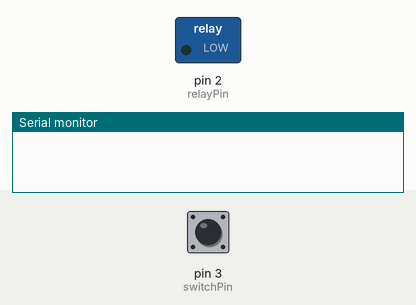
This sketch was run on a simulated Arduino Uno, built with avr-gcc and run on an emulated ATmega328P. On the bench: switched loads named in the sketch (green lamp = pin HIGH), the last lines printed to the serial monitor. The inputs (shaded band) are chosen by the test bench; at power-on: pin 3 (switchPin) HIGH.

Above: at 1.2 s.
1.3 s: pin 3 (switchPin) pulled LOW for 0.15 s
At 2.5 s:
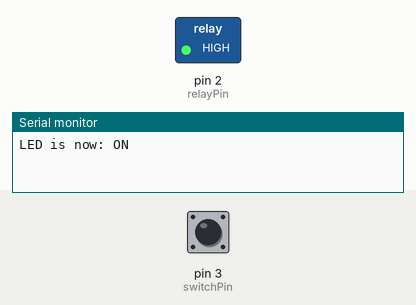
2.9 s: pin 3 (switchPin) pulled LOW for 1 s
At 3.7 s:
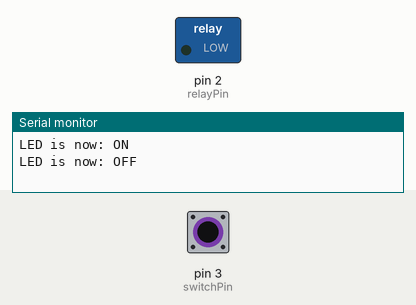
5.4 s: pin 3 (switchPin) pulled LOW for 3.2 s
At 6.8 s:
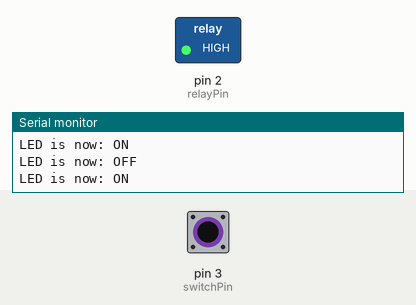
Timing chart, 0 to 8.4 s (numbered marks = the images above; inputs shaded):
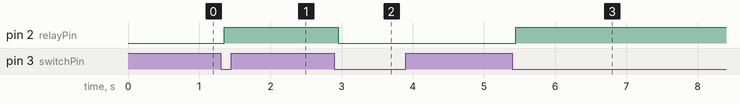

The sketch:

relay_on_off.ino
```cpp
// Define the GPIO pin connected to the relay module
const int relayPin = 2; // Change this to the actual GPIO pin you're using

// Define the GPIO pin connected to the switch
const int switchPin = 3; // Change this to the actual GPIO pin you're using

// Variable to store the state of the LED (controlled by the relay)
int ledState = LOW; // Initially off

// Variable to store the current reading of the switch
int currentSwitchState;

void setup() {
  // Initialize the relay pin as an output
  pinMode(relayPin, OUTPUT);

  // Initialize the switch pin as an input with internal pull-up resistor
  pinMode(switchPin, INPUT_PULLUP);  // Important: Use INPUT_PULLUP

  // Start serial communication for debugging (optional)
  Serial.begin(9600);
}

void loop() {
  // Read the current state of the switch
  currentSwitchState = digitalRead(switchPin);

  // Check if the switch is pressed (LOW because of INPUT_PULLUP)
  if (currentSwitchState == LOW) {
    // Debounce: Wait a short time to avoid multiple toggles from a single press
    delay(50); // Adjust delay as needed

    // Re-read the switch state after the delay (debouncing)
    currentSwitchState = digitalRead(switchPin);

    // Only toggle if the switch is still pressed after the debounce
    if (currentSwitchState == LOW) {
      // Toggle the LED state
      ledState = !ledState;

      // Control the relay based on the LED state
      digitalWrite(relayPin, ledState);

      // Print the LED state to the serial monitor (optional)
      Serial.print("LED is now: ");
      Serial.println(ledState == HIGH ? "ON" : "OFF");

      // Wait for the switch to be released to prevent repeated toggles
      while (digitalRead(switchPin) == LOW);
    }
  }
}
```

Measured:
- after the input at 1.3 s, pin 2 (relayPin): LOW → HIGH after 0.05 s
- after the input at 2.9 s, pin 2 (relayPin): HIGH → LOW after 0.05 s
- after the input at 5.4 s, pin 2 (relayPin): LOW → HIGH after 0.05 s
